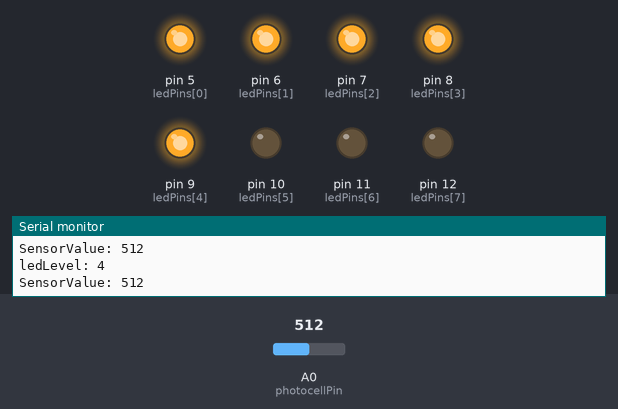
Bench run of a sketch on a simulated Arduino Uno, built with avr-gcc and run on an emulated ATmega328P. Shown: output pins drawn as LEDs (lit = HIGH), the last lines printed to the serial monitor. The test bench sets the inputs (shaded band); at power-on: A0 (photocellPin) = 512.

Above: at 1.2 s.
1.3 s: A0 (photocellPin) set to 495
At 2.2 s:
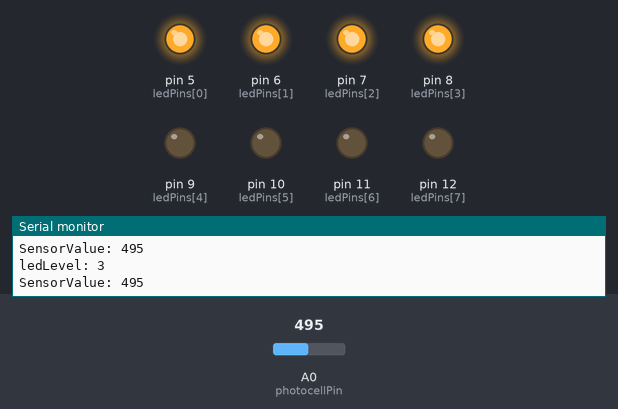
2.8 s: A0 (photocellPin) set to 395
4.3 s: A0 (photocellPin) set to 369
At 5.5 s:
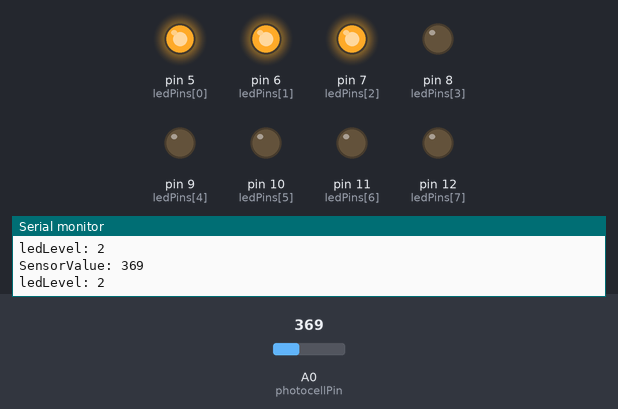
5.8 s: A0 (photocellPin) set to 263
7.3 s: A0 (photocellPin) set to 237
At 7.9 s:
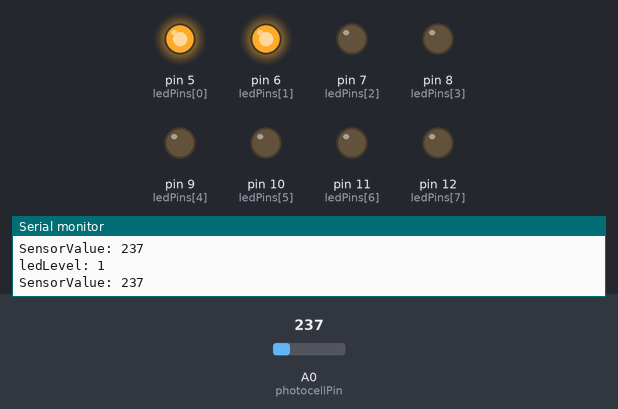
8.8 s: A0 (photocellPin) set to 0
At 9.5 s:
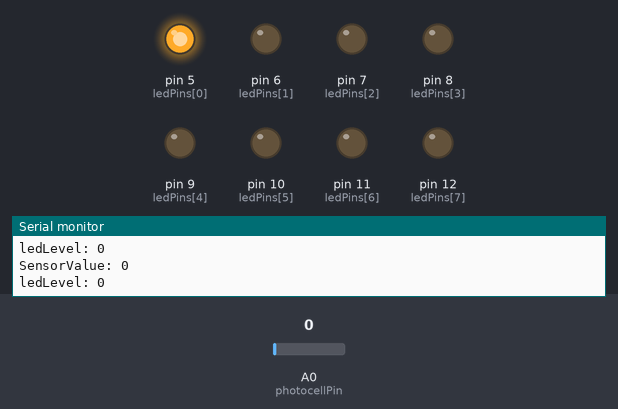
Timing chart, 0 to 11.3 s (numbered marks = the images above; inputs shaded):
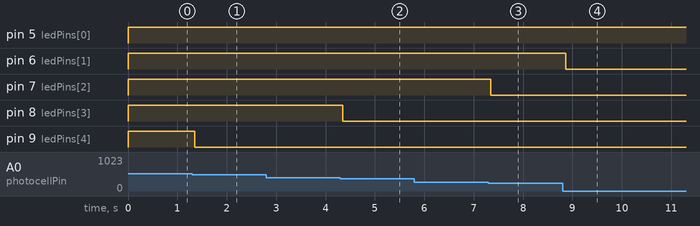

The sketch:

Lesson_11_Photoresistor.ino
```cpp
/************************************
   name:Photoresistor
   function:  if you shine the photoresistor with a certain light intensity, you will see several LEDs light up.
   If you increase the light intensity, you will see more LEDs light up.
   When you place it in dark environment, all the LEDs will go out.
 *********************************************/
//Email: support@sunfounder.com
//Website: www.sunfounder.com

const int NbrLEDs = 8;//8 leds
const int ledPins[] = {5, 6, 7, 8, 9, 10, 11, 12};//8 leds attach to pin 5-12 respectively
const int photocellPin = A0;  //photoresistor attach to A0
int sensorValue = 0;        // value read from the sensor
int ledLevel = 0;           // sensor value converted into LED 'bars'

void setup()
{
  Serial.begin(9600);  // start serial port at 9600 bps:
  for (int led = 0; led < NbrLEDs; led++)
  {
    pinMode(ledPins[led], OUTPUT);// make all the LED pins outputs
  }
}

void loop()
{
  sensorValue = analogRead(photocellPin); //read the value of A0
  Serial.print("SensorValue: ");
  Serial.println(sensorValue); //Print the analog value of the photoresistor
  ledLevel = map(sensorValue, 0, 1023, 0, NbrLEDs);  // map to the number of LEDs
  Serial.print("ledLevel: ");
  Serial.println(ledLevel);
  for (int led = 0; led < NbrLEDs; led++)
  {
    if (led <= ledLevel ) //When led is smaller than ledLevel, run the following code.
    {
      digitalWrite(ledPins[led], HIGH);     // turn on pins less than the level
    }
    else
    {
      digitalWrite(ledPins[led], LOW);     // turn off pins higher than
    }
  }
}
```

Measured:
- the behaviour switches between 512 and 511 on A0 (photocellPin) (found by bisection; images 0 and 1)
- the behaviour switches between 384 and 383 on A0 (photocellPin) (found by bisection; images 1 and 2)
- the behaviour switches between 256 and 255 on A0 (photocellPin) (found by bisection; images 2 and 3)
- after the input at 1.3 s, pin 9 (ledPins[4]): HIGH → LOW after 0.05 s
- after the input at 4.3 s, pin 8 (ledPins[3]): HIGH → LOW after 0.05 s
- after the input at 7.3 s, pin 7 (ledPins[2]): HIGH → LOW after 0.05 s
- after the input at 8.8 s, pin 6 (ledPins[1]): HIGH → LOW after 0.06 s
